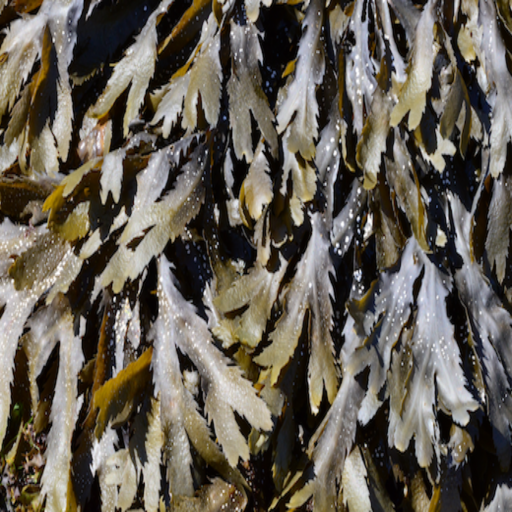
#> input picture Images/Processed images/Fucus/fucus_22.png, 1024 x 1024 px (shown at 1/2 size); its folder holds only this picture in this run
$ python task3_FD.py
#> lines starting #> are read from the running program, lines starting #| are printed output that depends on the picture
import numpy as np
import cv2
from matplotlib import pyplot as plt
import os
import re
from feat_matchers import orb_detector, brief_detector, sift_detector, fill_bounding_boxes

from skimage import data, filters, color, morphology
from skimage.segmentation import flood, flood_fill
from skimage.measure import label, regionprops
from bs4 import BeautifulSoup
from mean_average_precision import MetricBuilder

# Read the query image as query_img
# and train image This query image
# is what you need to find in train image
# Save it in the same directory
# with the name image.jpg


# PICK AN IMAGE

def fd_detector(method : str = 'ORB', lowe_ratio : float = 0.6, good_match_thresh : int = 0) -> None:

#> called with method = 'ORB', lowe_ratio = 0.6, good_match_thresh = 0
    overall_pascal = []
    overall_coco = []


    process_img_path = './Images/Processed images/'

    #input argument to choose detector
    for type_of_class in os.listdir('./Images/Processed images/'):
        full_dir_path = os.path.join(process_img_path, type_of_class)
        for img_path in os.listdir(full_dir_path):
            if img_path.endswith('.jpg') or img_path.endswith('.png'):
                full_img_path = os.path.join(full_dir_path, img_path)
                print('Now processing: %s' % img_path)
                train_img_bw = cv2.imread(full_img_path,0)
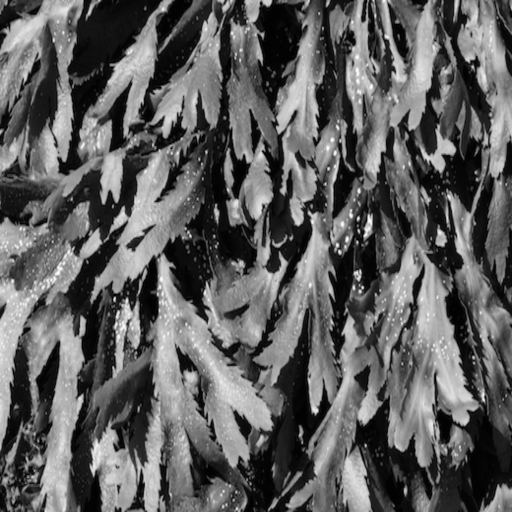
#> train_img_bw: shape (1024, 1024) (shown at 1/2 size); min 0, max 255, mean 94.8

                grid_per_side = 4
                step = int(train_img_bw.shape[0]/grid_per_side) # 4x4 matrix
#> step = 256

                grid_class = np.empty(shape = (grid_per_side, grid_per_side), dtype='object')

                classes = ['Fuc', 'Fur', 'Zos', 'None']

                for x_coord in range(0, train_img_bw.shape[0], step):
                    begin_x = x_coord
#> begin_x = 0
                    end_x = x_coord + step
#> end_x = 256
                    for y_coord in range(0, train_img_bw.shape[1], step):
                        begin_y = y_coord
#> begin_y = 0
                        end_y = y_coord + step
#> end_y = 256

                        #step through every grid cell
                        img_patch = train_img_bw[begin_x:end_x, begin_y:end_y]
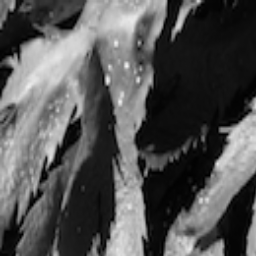
#> img_patch: shape (256, 256); min 0, max 243, mean 83.9

                        class_for_patch = []
                        #now check this image patch with all the etalons, return the max class (or nothing) per img patch
#> (the run stopped early here; a loop or call above may not have finished)

$ run again, on Images/Processed images/Zostera marina/zostera_marina_1.png
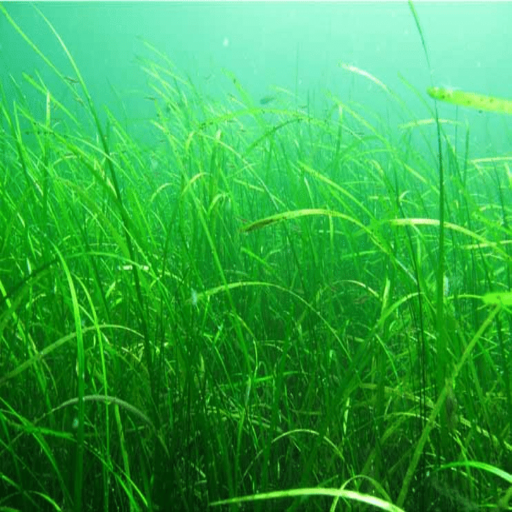
#> input picture Images/Processed images/Zostera marina/zostera_marina_1.png, 1024 x 1024 px (shown at 1/2 size)
#> in fd_detector, `train_img_bw = cv2.imread(full_img_path,0)`:
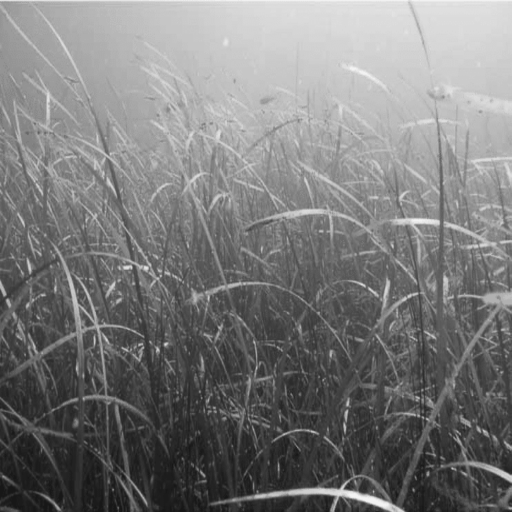
#> train_img_bw: shape (1024, 1024) (shown at 1/2 size); min 23, max 243, mean 122.2
#> in fd_detector, `img_patch = train_img_bw[begin_x:end_x, begin_y:end_y]`:
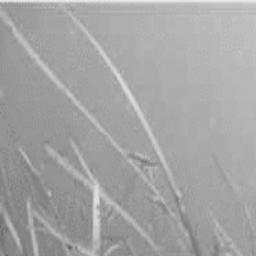
#> img_patch: shape (256, 256); min 93, max 238, mean 164.2

$ run again, on Images/Processed images/Fucus/fucus_5.png
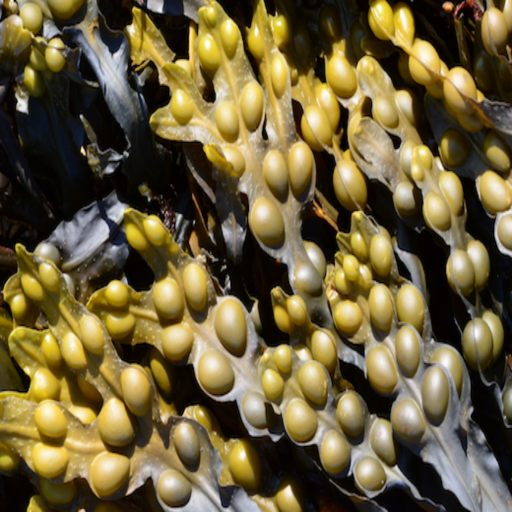
#> input picture Images/Processed images/Fucus/fucus_5.png, 1024 x 1024 px (shown at 1/2 size)
#> in fd_detector, `train_img_bw = cv2.imread(full_img_path,0)`:
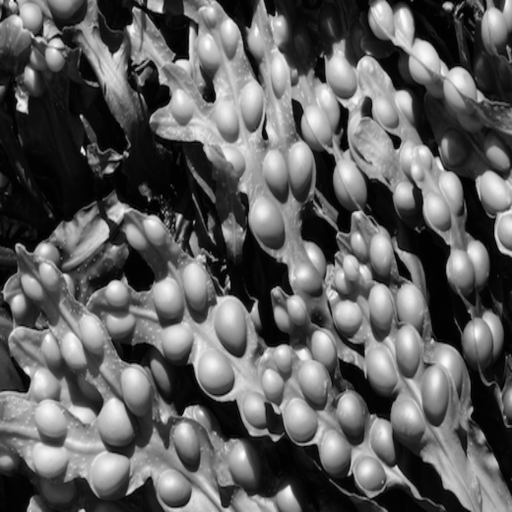
#> train_img_bw: shape (1024, 1024) (shown at 1/2 size); min 0, max 255, mean 94.6
#> in fd_detector, `img_patch = train_img_bw[begin_x:end_x, begin_y:end_y]`:
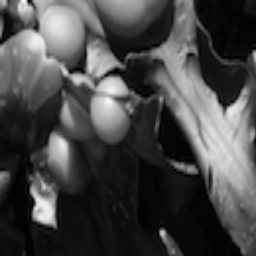
#> img_patch: shape (256, 256); min 0, max 255, mean 71
